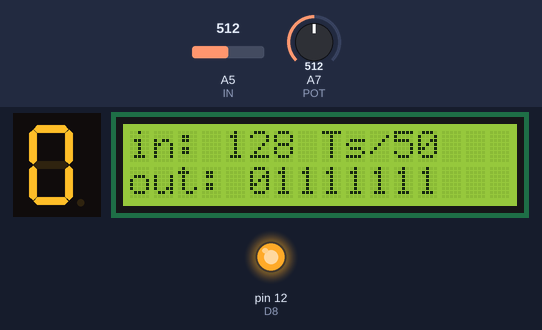
A program run on a simulated Arduino Nano, built with avr-gcc and run on an emulated ATmega328P. Parts: 1-digit seven-segment display, 16×2 character LCD, output pins drawn as LEDs (lit = HIGH). Wiring (inferred from the names in the program): 1-digit 7-segment display, segments lit when HIGH: segments pin 11, pin 10, pin 9, pin 17, pin 16, pin 15, pin 14. The inputs (shaded band) are chosen by the test bench; at power-on: A5 (IN) = 512, A7 (POT) = 512. The segment pins are drawn as the display they are named for; pins used as bus, display or sensor lines are not drawn.

Above: at 1.2 s.
1.3 s: A5 (IN) set to 546
At 2.4 s:
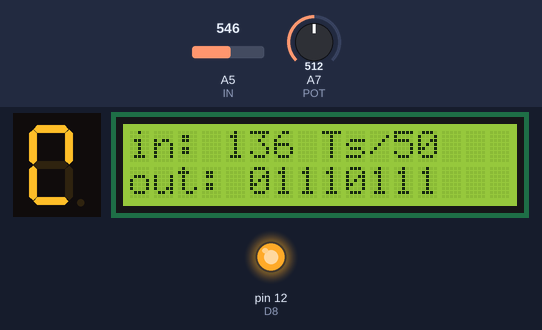
2.8 s: A5 (IN) set to 573
At 4.0 s:
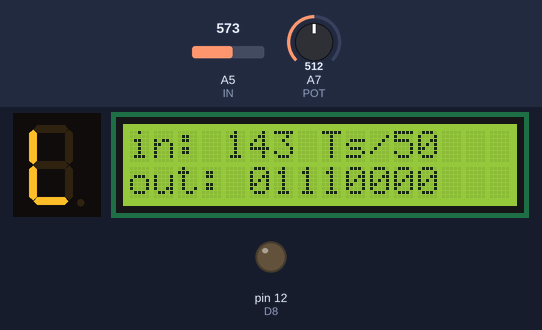
4.3 s: A5 (IN) set to 511
At 5.1 s:
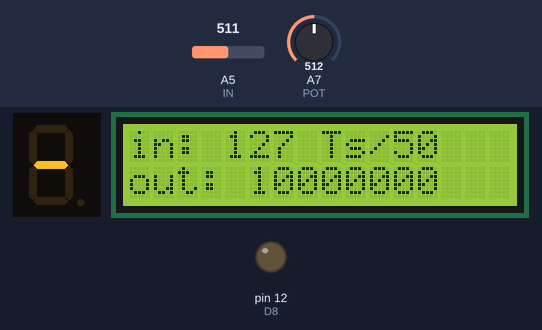
5.8 s: A5 (IN) set to 713
At 7.0 s:
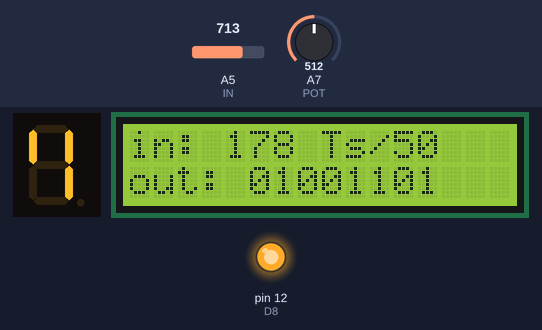
7.3 s: A5 (IN) set to 720
At 8.2 s:
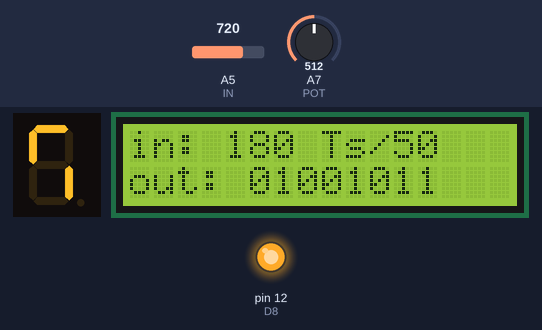
8.8 s: A5 (IN) set to 745
At 9.9 s:
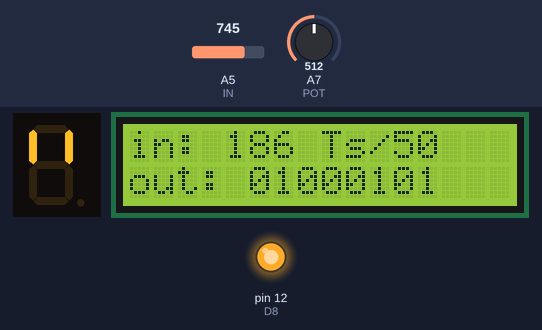
10.3 s: A5 (IN) set to 772
Timing chart, 0 to 12.8 s (numbered marks = the images above; inputs shaded):
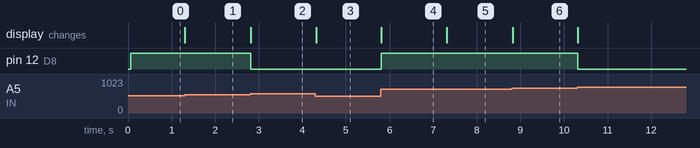

Measured:
- the behaviour switches between 563 and 564 on A5 (IN) (found by bisection; images 1 and 2)
- the behaviour switches between 719 and 720 on A5 (IN) (found by bisection; images 4 and 5)
- after the input at 1.3 s, the display: changes at once (image 1)
- after the input at 2.8 s, pin 12 (D8): HIGH → LOW at once; the display: changes at once (image 2)
- after the input at 4.3 s, the display: changes at once (image 3)
- after the input at 5.8 s, pin 12 (D8): LOW → HIGH at once; the display: changes at once (image 4)
- after the input at 7.3 s, the display: changes at once (image 5)
- after the input at 8.8 s, the display: changes at once (image 6)
- after the input at 10.3 s, pin 12 (D8): HIGH → LOW at once

The program:

main.cpp
```cpp
#include <Arduino.h>
#include <LiquidCrystal.h>

// analog input in
#define IN A5

// sampling time input pin
#define POT A7

// DAC output pins
#define D1 14
#define D2 15
#define D3 16
#define D4 17
#define D5 9
#define D6 10
#define D7 11
#define D8 12
//int outPins[] = {D1,D2,D3,D4,D5,D6,D7,D8};
int outPins[] = {D8, D7, D6, D5, D4, D3, D2, D1};

// LCD Display creation
const int rs = 8, en = 7, d4 = 6, d5 = 5, d6 = 4, d7 = 3;
LiquidCrystal lcd(rs, en, d4, d5, d6, d7);


// Base Tr
#define TrMax 780

// global variables
uint8_t in = 0;
uint8_t pot = 0;

void output(uint8_t outValue)
{

  // lcd.clear();
  lcd.setCursor(0, 0);
  lcd.print("in: ");
  outValue < 10 ? lcd.print(0) : 0;
  lcd.print(outValue);

  pot = analogRead(POT) >> 2;
  pot = map(pot, 0, 255, 1, 100);
  lcd.print(" Ts/");
  lcd.print(pot);
  pot < 10 ? lcd.print(" ") : 0;

  lcd.setCursor(0, 1);
  lcd.print("out: ");
  outValue = map(outValue,0,255,255,0);

  for (int i = 7; i >= 0; i--)
  {
    uint8_t v = (outValue >> i) & 0x01;
    lcd.print(v);

    digitalWrite(outPins[i], v);
  }
}

void setup()
{
  // LCD config
  lcd.begin(16, 2);

  // analog input config
  pinMode(IN, INPUT);

  // sampling time input config
  pinMode(POT, INPUT);

  // DAC outputs config
  for (int i = 0; i < 8; i++)
    pinMode(outPins[i], OUTPUT);
}


void loop()
{
  in = analogRead(IN) >> 2;

  output(in);

  // Ts delay
  delay(TrMax / pot);
}
```
